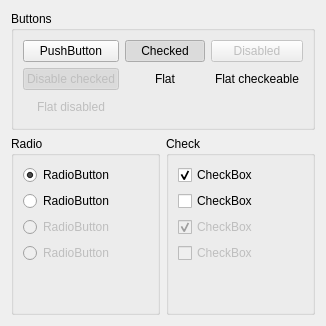
      <widget class="QWidget" name="tab_12">
       <attribute name="title">
        <string>Long Page Name</string>
       </attribute>
       <layout class="QGridLayout" name="gridLayout_39">
        <item row="0" column="0" colspan="2">
         <widget class="QGroupBox" name="groupBox_6">
          <property name="title">
           <string>Buttons</string>
          </property>
          <property name="checkable">
           <bool>false</bool>
          </property>
          <property name="class" stdset="0">
           <string>fill_background</string>
          </property>
          <layout class="QGridLayout" name="gridLayout_38">
           <item row="0" column="0">
            <widget class="QPushButton" name="pushButton_8">
             <property name="toolTip">
              <string>Lorem ipsum dolor sit amet, consectetur adipiscing elit, sed do eiusmod tempor incididunt ut labore et dolore magna aliqua.</string>
             </property>
             <property name="text">
              <string>PushButton</string>
             </property>
            </widget>
           </item>
           <item row="0" column="1">
            <widget class="QPushButton" name="pushButton_9">
             <property name="text">
              <string>Checked</string>
             </property>
             <property name="checkable">
              <bool>true</bool>
             </property>
             <property name="checked">
              <bool>true</bool>
             </property>
            </widget>
           </item>
           <item row="0" column="2">
            <widget class="QPushButton" name="pushButton_10">
             <property name="enabled">
              <bool>false</bool>
             </property>
             <property name="text">
              <string>Disabled</string>
             </property>
             <property name="checkable">
              <bool>false</bool>
             </property>
             <property name="checked">
              <bool>false</bool>
             </property>
             <property name="flat">
              <bool>false</bool>
             </property>
            </widget>
           </item>
           <item row="1" column="0">
            <widget class="QPushButton" name="pushButton_24">
             <property name="enabled">
              <bool>false</bool>
             </property>
             <property name="text">
              <string>Disable checked</string>
             </property>
             <property name="checkable">
              <bool>true</bool>
             </property>
             <property name="checked">
              <bool>true</bool>
             </property>
             <property name="flat">
              <bool>false</bool>
             </property>
            </widget>
           </item>
           <item row="1" column="1">
            <widget class="QPushButton" name="pushButton_25">
             <property name="text">
              <string>Flat</string>
             </property>
             <property name="flat">
              <bool>true</bool>
             </property>
            </widget>
           </item>
           <item row="1" column="2">
            <widget class="QPushButton" name="pushButton_26">
             <property name="text">
              <string>Flat checkeable</string>
             </property>
             <property name="checkable">
              <bool>true</bool>
             </property>
             <property name="checked">
              <bool>false</bool>
             </property>
             <property name="flat">
              <bool>true</bool>
             </property>
            </widget>
           </item>
           <item row="2" column="0">
            <widget class="QPushButton" name="pushButton_27">
             <property name="enabled">
              <bool>false</bool>
             </property>
             <property name="text">
              <string>Flat disabled</string>
             </property>
             <property name="flat">
              <bool>true</bool>
             </property>
            </widget>
           </item>
          </layout>
         </widget>
        </item>
        <item row="1" column="0">
         <widget class="QGroupBox" name="groupBox_5">
          <property name="title">
           <string>Radio</string>
          </property>
          <property name="checkable">
           <bool>false</bool>
          </property>
          <property name="class" stdset="0">
           <string>fill_background</string>
          </property>
          <layout class="QGridLayout" name="gridLayout_37">
           <item row="3" column="0">
            <widget class="QRadioButton" name="radioButton_9">
             <property name="enabled">
              <bool>false</bool>
             </property>
             <property name="text">
              <string>RadioButton</string>
             </property>
            </widget>
           </item>
           <item row="1" column="0">
            <widget class="QRadioButton" name="radioButton_10">
             <property name="text">
              <string>RadioButton</string>
             </property>
             <property name="autoExclusive">
              <bool>false</bool>
             </property>
            </widget>
           </item>
           <item row="2" column="0">
            <widget class="QRadioButton" name="radioButton_11">
             <property name="enabled">
              <bool>false</bool>
             </property>
             <property name="text">
              <string>RadioButton</string>
             </property>
             <property name="checked">
              <bool>false</bool>
             </property>
            </widget>
           </item>
           <item row="4" column="0">
            <spacer name="verticalSpacer_8">
             <property name="orientation">
              <enum>Qt::Vertical</enum>
             </property>
             <property name="sizeHint" stdset="0">
              <size>
               <width>20</width>
               <height>40</height>
              </size>
             </property>
            </spacer>
           </item>
           <item row="0" column="0">
            <widget class="QRadioButton" name="radioButton_12">
             <property name="text">
              <string>RadioButton</string>
             </property>
             <property name="checked">
              <bool>true</bool>
             </property>
             <property name="autoExclusive">
              <bool>false</bool>
             </property>
            </widget>
           </item>
          </layout>
         </widget>
        </item>
        <item row="1" column="1">
         <widget class="QGroupBox" name="groupBox_4">
          <property name="title">
           <string>Check</string>
          </property>
          <property name="checkable">
           <bool>false</bool>
          </property>
          <property name="class" stdset="0">
           <string>fill_background</string>
          </property>
          <layout class="QGridLayout" name="gridLayout_36">
           <item row="3" column="0">
            <widget class="QCheckBox" name="checkBox_9">
             <property name="enabled">
              <bool>false</bool>
             </property>
             <property name="text">
              <string>CheckBox</string>
             </property>
            </widget>
           </item>
           <item row="4" column="0">
            <spacer name="verticalSpacer_7">
             <property name="orientation">
              <enum>Qt::Vertical</enum>
             </property>
             <property name="sizeHint" stdset="0">
              <size>
               <width>20</width>
               <height>40</height>
              </size>
             </property>
            </spacer>
           </item>
           <item row="0" column="0">
            <widget class="QCheckBox" name="checkBox_10">
             <property name="text">
              <string>CheckBox</string>
             </property>
             <property name="checked">
              <bool>true</bool>
             </property>
             <property name="tristate">
              <bool>true</bool>
             </property>
            </widget>
           </item>
           <item row="1" column="0">
            <widget class="QCheckBox" name="checkBox_11">
             <property name="text">
              <string>CheckBox</string>
             </property>
             <property name="tristate">
              <bool>true</bool>
             </property>
            </widget>
           </item>
           <item row="2" column="0">
            <widget class="QCheckBox" name="checkBox_12">
             <property name="enabled">
              <bool>false</bool>
             </property>
             <property name="text">
              <string>CheckBox</string>
             </property>
             <property name="checked">
              <bool>true</bool>
             </property>
            </widget>
           </item>
          </layout>
         </widget>
        </item>
       </layout>
      </widget>
